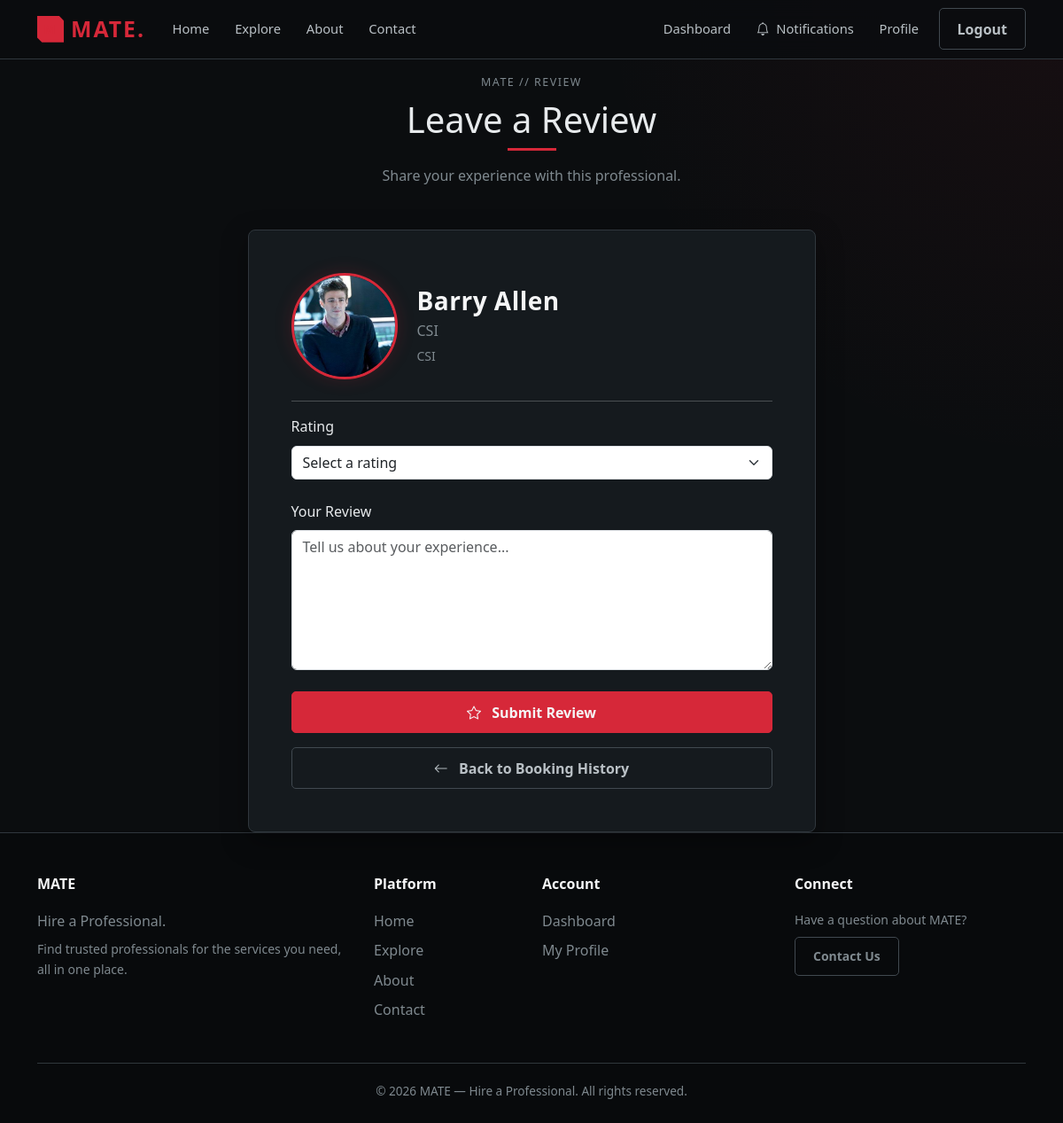
The page /user/review/5 (signed in) on the database its author committed.
### tables this page shows
CREATE TABLE professionals (

            id INTEGER PRIMARY KEY AUTOINCREMENT,

            full_name TEXT NOT NULL,

            email TEXT NOT NULL UNIQUE,

            phone TEXT,

            password TEXT NOT NULL,

            profile_photo TEXT,

            profession TEXT,

            category TEXT,

            experience INTEGER DEFAULT 0,

            qualification TEXT,

            description TEXT,

            government_id_type TEXT,

            government_id_document TEXT,

            qualification_document TEXT,

            additional_document TEXT,

            verification_status TEXT DEFAULT 'pending',

            service_price REAL DEFAULT 0,

            price_unit TEXT DEFAULT 'hour',

            location TEXT,

            service_area TEXT,

            start_time TEXT,

            end_time TEXT,

            role TEXT NOT NULL DEFAULT 'professional',

            created_at TIMESTAMP DEFAULT (datetime('now', '+5 hours', '+30 minutes'))

        , date_of_birth TEXT, aadhaar_number TEXT, account_status TEXT DEFAULT 'active', ban_until TEXT, ban_reason TEXT);

CREATE TABLE bookings (

            id INTEGER PRIMARY KEY AUTOINCREMENT,

            user_id INTEGER NOT NULL,

            professional_id INTEGER NOT NULL,

            booking_date TEXT NOT NULL,

            booking_time TEXT NOT NULL,

            service TEXT NOT NULL,

            message TEXT,

            price REAL DEFAULT 0,

            status TEXT DEFAULT 'pending',

            created_at TIMESTAMP DEFAULT (datetime('now', '+5 hours', '+30 minutes')), payment_status TEXT DEFAULT 'pending', paid_at TEXT, razorpay_order_id TEXT, razorpay_payment_id TEXT,

            FOREIGN KEY (user_id)
                REFERENCES users(id)
                ON DELETE CASCADE,

            FOREIGN KEY (professional_id)
                REFERENCES professionals(id)
                ON DELETE CASCADE

        );

### app.py (the view, shortened to what this page needs)
@app.route(
    "/user/review/<int:booking_id>",
    methods=["GET", "POST"]
)
def user_review(booking_id):
    if "user_id" not in session:
        return redirect(
            url_for("login")
        )
    connection = get_db_connection()
    try:
        booking = connection.execute(
            """
            SELECT
                bookings.*,

                professionals.full_name AS professional_name,
                professionals.profile_photo AS professional_photo,
                professionals.profession AS professional_profession

            FROM bookings

            LEFT JOIN professionals
                ON bookings.professional_id = professionals.id

            WHERE bookings.id = ?
              AND bookings.user_id = ?
            """,
            (
                booking_id,
                session["user_id"]
            )
        ).fetchone()
        existing_review = connection.execute(
            """
            SELECT *
            FROM reviews
            WHERE booking_id = ?
              AND user_id = ?
            """,
            (
                booking_id,
                session["user_id"]
            )
        ).fetchone()
    finally:
        connection.close()
    return render_template(
        "user_review.html",
        booking=booking,
        existing_review=existing_review
    )

### app.py (called while the page is built)
def get_db_connection():
    connection = sqlite3.connect(
        DATABASE
    )
    connection.row_factory = sqlite3.Row
    connection.execute(
        "PRAGMA foreign_keys = ON"
    )
    return connection

@app.context_processor
def inject_user():
    return {
        "logged_in": "user_id" in session,
        "current_user_id":
            session.get("user_id"),
        "current_user_role":
            session.get("role"),
        "current_user_name":
            session.get("full_name"),
        "current_year":
            datetime.now().year
    }

### templates/user_review.html (shortened to what this page needs)
{% extends "base.html" %}
{% block content %}
<section class="dashboard-section">
<div class="container">
    <div class="text-center mb-5">
        <div class="mate-label mb-2">
            MATE // REVIEW
        </div>
        <h1 class="dashboard-title">
            Leave a Review
        </h1>
        <div class="mate-section-line mx-auto mb-3"></div>
        <p class="text-muted-mate">
            Share your experience with this professional.
        </p>
    </div>
    <div class="row justify-content-center">
        <div class="col-lg-7">
            <div class="mate-card p-4 p-md-5">
                <div class="review-professional-info mb-4">
    {% if booking.professional_photo %}
        <img
            src="{{ url_for(
                'static',
                filename='uploads/professional/' + booking.professional_photo
            ) }}"
            alt="{{ booking.professional_name }}"
            class="review-professional-image"
        >
    {% else %}
        <div class="review-professional-placeholder">
            <i class="bi bi-person"></i>
        </div>
    {% endif %}
    <div class="review-professional-details">
        <h3 class="mate-heading mb-1">
            {{ booking.professional_name or "Professional" }}
        </h3>
        <p class="text-muted-mate mb-1">
            {{ booking.professional_profession or "Professional Service" }}
        </p>
        <p class="small text-muted-mate mb-0">
            {{ booking.service or "Service" }}
        </p>
    </div>
</div>
                <hr>
                <form
                    method="POST"
                    action="{{ url_for(
                        'user_review',
                        booking_id=booking.id
                    ) }}"
                >
                    <div class="mb-4">
                        <label
                            for="rating"
                            class="form-label"
                        >
                            Rating
                        </label>
                        <select
                            id="rating"
                            name="rating"
                            class="form-select"
                            required
                        >
                            <option value="">
                                Select a rating
                            </option>
                        </select>
                    </div>
                    <div class="mb-4">
                        <label
                            for="review_text"
                            class="form-label"
                        >
                            Your Review
                        </label>
                        <textarea
                            id="review_text"
                            name="review_text"
                            class="form-control"
                            rows="6"
                            placeholder="Tell us about your experience..."
                        ></textarea>
                    </div>
                    <button
                        type="submit"
                        class="btn btn-mate w-100"
                    >
                        <i class="bi bi-star me-2"></i>
                        Submit Review
                    </button>
                    <a
                        href="{{ url_for('booking_history') }}"
                        class="btn btn-mate-outline w-100 mt-3"
                    >
                        <i class="bi bi-arrow-left me-2"></i>
                        Back to Booking History
                    </a>
                </form>
            </div>
        </div>
    </div>
</div>
</section>
{% endblock %}

### static/css/style.css (style rules this page uses)
:root { --mate-bg: #0b0d0f; --mate-bg-secondary: #101418; --mate-surface: #151a1e; --mate-surface-light: #1c2227; --mate-border: #30373d; --mate-border-light: #414950; --mate-gray: #7f898f; --mate-light-gray: #b9c0c5; --mate-text: #e7eaec; --mate-white: #f5f6f7; --mate-red: #d62839; --mate-red-light: #ef4354; --mate-red-dark: #a91f2d; --mate-success: #38b879; --mate-warning: #e0a83e; --mate-danger: #d62839; --mate-info: #62a9c7; --mate-shadow: 0 10px 30px rgba(0, 0, 0, 0.35); --mate-shadow-red: 0 0 20px rgba(214, 40, 57, 0.18); --mate-radius: 8px; --mate-radius-small: 5px; --mate-transition: 0.25s ease; }
* { margin: 0; padding: 0; box-sizing: border-box; }
html { scroll-behavior: smooth; }
body { background: radial-gradient( circle at top right, rgba(214, 40, 57, 0.06), transparent 30% ), var(--mate-bg); color: var(--mate-text); font-family: "Segoe UI", Arial, Helvetica, sans-serif; line-height: 1.6; min-height: 100vh; }
a { color: inherit; text-decoration: none; }
img { max-width: 100%; display: block; }
button, input, select, textarea { font: inherit; }
.text-muted-mate { color: var(--mate-gray) !important; }
.mate-heading { color: var(--mate-white); font-weight: 700; letter-spacing: 0.5px; }
.mate-label { color: var(--mate-gray); font-size: 0.78rem; text-transform: uppercase; letter-spacing: 1.5px; }
.btn-mate { background: var(--mate-red); border: 1px solid var(--mate-red); color: var(--mate-white); font-weight: 600; border-radius: var(--mate-radius-small); padding: 0.65rem 1.25rem; transition: background var(--mate-transition), border-color var(--mate-transition), transform var(--mate-transition), box-shadow var(--mate-transition); }
.btn-mate-outline { background: transparent; border: 1px solid var(--mate-border-light); color: var(--mate-light-gray); font-weight: 600; border-radius: var(--mate-radius-small); padding: 0.65rem 1.25rem; transition: all var(--mate-transition); }
.mate-section-line { width: 55px; height: 3px; background: var(--mate-red); margin-bottom: 1.5rem; }
.mate-card { background: var(--mate-surface); border: 1px solid var(--mate-border); border-radius: var(--mate-radius); color: var(--mate-text); box-shadow: var(--mate-shadow); transition: transform var(--mate-transition), border-color var(--mate-transition), box-shadow var(--mate-transition); }
.review-professional-info { display: flex; align-items: center; gap: 22px; }
.review-professional-image { width: 120px; height: 120px; flex-shrink: 0; border-radius: 50%; object-fit: cover; border: 3px solid var(--mate-red); box-shadow: var(--mate-shadow-red); }
.review-professional-details { min-width: 0; }
.review-professional-details h3 { margin-bottom: 4px; }

### rows shown on the page
professionals: profile_photo (picture), full_name "Barry Allen", profession "CSI"
bookings: service "CSI"

### other values the page prints
{{ current_year if current_year else 2026 }} "2026"
